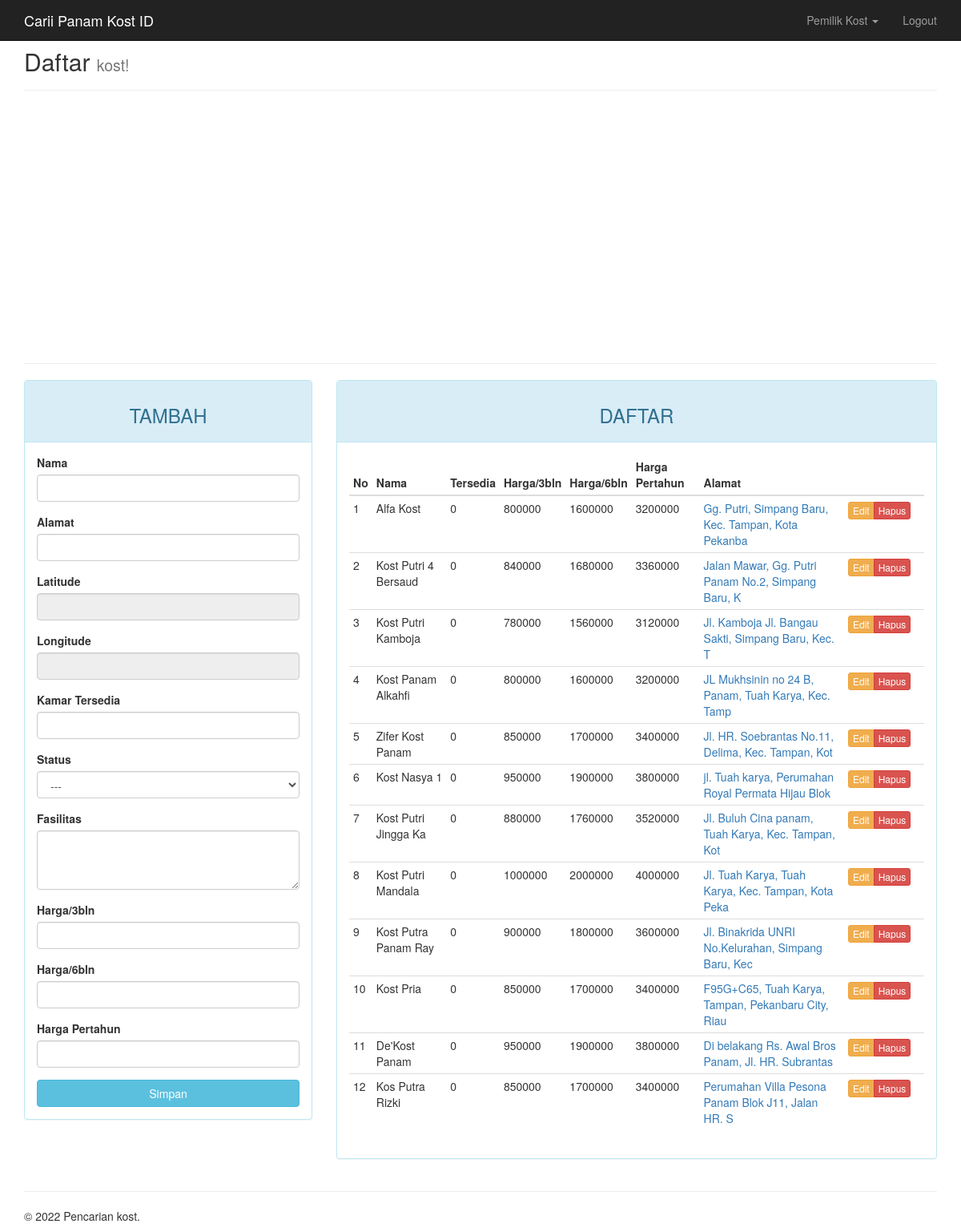
The app's page /?page=kost (signed in) with its own data.
### tables this page shows
CREATE TABLE `kost` (
  `id_kost` int(11) NOT NULL,
  `id_pemilik` int(11) NOT NULL,
  `nama` varchar(20) NOT NULL,
  `alamat` varchar(50) NOT NULL,
  `latitude` float NOT NULL,
  `longitude` float NOT NULL,
  `tersedia` int(2) NOT NULL,
  `status` enum('Laki-laki','Perempuan') DEFAULT NULL,
  `fasilitas` text NOT NULL,
  `harga_3bulan` int(9) NOT NULL,
  `harga_6bulan` int(9) NOT NULL,
  `harga_pertahun` int(9) NOT NULL,
  `pengunjung` int(11) DEFAULT NULL
);

### page/kost.php (the view, shortened to what this page needs)
<?php
$update = (isset($_GET['action']) AND $_GET['action'] == 'update') ? true : false;
?>
<div class="container">
	<div class="page-header">
		<h2>Daftar <small>kost!</small></h2>
	</div>
	<div class="row">
		<div class="col-md-12">
			<div id="map" style="width:100%; height:300px"></div>
		</div>
	</div>
	<hr>
	<div class="row">
		<div class="col-md-4">
		    <div class="panel panel-<?= ($update) ? "warning" : "info" ?>">
		        <div class="panel-heading"><h3 class="text-center"><?= ($update) ? "EDIT" : "TAMBAH" ?></h3></div>
		        <div class="panel-body">
		            <form action="<?=$_SERVER['REQUEST_URI']?>" method="POST">
		                <div class="form-group">
	                    <label for="nama">Nama</label>
	                    <input type="text" name="nama" class="form-control" <?= (!$update) ?: 'value="'.$row["nama"].'"' ?>>
		                </div>
		                <div class="form-group">
	                    <label for="alamat">Alamat</label>
	                    <input type="text" name="alamat" class="form-control" <?= (!$update) ?: 'value="'.$row["alamat"].'"' ?>>
		                </div>
		                <div class="form-group">
	                    <label for="latitude">Latitude</label>
											<input type="text" id="latitude2" class="form-control" disabled <?= (!$update) ?: 'value="'.$row["latitude"].'"' ?>>
		                </div>
		                <div class="form-group">
	                    <label for="longitude">Longitude</label>
											<input type="text" id="longitude2" class="form-control" disabled <?= (!$update) ?: 'value="'.$row["longitude"].'"' ?>>
		                </div>
		                <div class="form-group">
	                    <label for="tersedia">Kamar Tersedia</label>
	                    <input type="text" name="tersedia" class="form-control" <?= (!$update) ?: 'value="'.$row["tersedia"].'"' ?>>
		                </div>
		                <div class="form-group">
	                    <label for="status">Status</label>
											<select class="form-control" name="status">
												<option>---</option>
											</select>
		                </div>
		                <div class="form-group">
	                    <label for="fasilitas">Fasilitas</label>
											<textarea name="fasilitas" rows="3" class="form-control"><?= ($update) ? $row["tersedia"] : "" ?></textarea>
		                </div>
		                <div class="form-group">
	                    <label for="harga_3bulan">Harga/3bln</label>
	                    <input type="text" name="harga_3bulan" class="form-control" <?= (!$update) ?: 'value="'.$row["harga_3bulan"].'"' ?>>
		                </div>
		                <div class="form-group">
	                    <label for="harga_6bulan">Harga/6bln</label>
	                    <input type="text" name="harga_6bulan" class="form-control" <?= (!$update) ?: 'value="'.$row["harga_6bulan"].'"' ?>>
		                </div>
		                <div class="form-group">
	                    <label for="harga_pertahun">Harga Pertahun</label>
	                    <input type="text" name="harga_pertahun" class="form-control" <?= (!$update) ?: 'value="'.$row["harga_pertahun"].'"' ?>>
		                </div>
		                <button type="submit" class="btn btn-<?= ($update) ? "warning" : "info" ?> btn-block">Simpan</button>
		            </form>
		        </div>
		    </div>
		</div>
		<div class="col-md-8">
		    <div class="panel panel-info">
		        <div class="panel-heading"><h3 class="text-center">DAFTAR</h3></div>
		        <div class="panel-body">
		            <table class="table table-condensed">
		                <thead>
		                    <tr>
		                        <th>No</th>
														<th>Nama</th>
		                        <th>Tersedia</th>
		                        <th>Harga/3bln</th>
		                        <th>Harga/6bln</th>
		                        <th>Harga Pertahun</th>
		                        <th>Alamat</th>
		                        <th></th>
		                    </tr>
		                </thead>
		                <tbody>
                      <?php
                      $no = 1;
                      if ($query = $connection->query("SELECT * FROM kost WHERE id_pemilik=$_SESSION[id]")):
                        while($row = $query->fetch_assoc()){
                        echo "<tr>
                          <td>$no</td>
                          <td>$row[nama]</td>
                          <td>$row[tersedia]</td>
                          <td>$row[harga_3bulan]</td>
                          <td>" . $row['harga_3bulan'] * 2 . "</td>
                          <td>" . $row['harga_3bulan'] * 4 . "</td>
                          <td>
                            <a class='view-map' href='#top'
                              data-id='$row[id_kost]'
                              data-nama='$row[nama]'
                              data-tersedia='$row[tersedia]'
                              data-lat='$row[latitude]'
                              data-lng='$row[longitude]'
                              data-harga3='$row[harga_3bulan]'
                              data-harga6='" . $row['harga_3bulan'] * 2 . "'
                              data-hargatahun='" . $row['harga_3bulan'] * 4 . "'>
                              $row[alamat]
                            </a>
                          </td>
                          <td style='width: 100px'>
                            <div class='btn-group'>
                              <a href='?page=kost&action=update&key=$row[id_kost]?>' class='btn btn-warning btn-xs'>Edit</a>
                              <a href='?page=kost&action=delete&key=$row[id_kost]?>' class='btn btn-danger btn-xs'>Hapus</a>
                            </div>
                          </td>
                        </tr>";
                        $no++;
                        }
                      endif
                      ?>
		                </tbody>
		            </table>
		        </div>
		    </div>
		</div>
	</div>
</div>

### records on screen
kost: nama "Alfa Kost", tersedia "0", harga_3bulan "800000", $row['harga_3bulan']*2 "1600000", $row['harga_3bulan']*4 "3200000", alamat "Gg. Putri, Simpang Baru, Kec. Tampan, Kota Pekanba"
kost: nama "Kost Putri 4 Bersaud", tersedia "0", harga_3bulan "840000", $row['harga_3bulan']*2 "1680000", $row['harga_3bulan']*4 "3360000", alamat "Jalan Mawar, Gg. Putri Panam No.2, Simpang Baru, K"
kost: nama "Kost Putri Kamboja", tersedia "0", harga_3bulan "780000", $row['harga_3bulan']*2 "1560000", $row['harga_3bulan']*4 "3120000", alamat "Jl. Kamboja Jl. Bangau Sakti, Simpang Baru, Kec. T"
kost: nama "Kost Panam Alkahfi", tersedia "0", harga_3bulan "800000", $row['harga_3bulan']*2 "1600000", $row['harga_3bulan']*4 "3200000", alamat "JL Mukhsinin no 24 B, Panam, Tuah Karya, Kec. Tamp"
kost: nama "Zifer Kost Panam", tersedia "0", harga_3bulan "850000", $row['harga_3bulan']*2 "1700000", $row['harga_3bulan']*4 "3400000", alamat "Jl. HR. Soebrantas No.11, Delima, Kec. Tampan, Kot"
kost: nama "Kost Nasya 1", tersedia "0", harga_3bulan "950000", $row['harga_3bulan']*2 "1900000", $row['harga_3bulan']*4 "3800000", alamat "jl. Tuah karya, Perumahan Royal Permata Hijau Blok"
kost: nama "Kost Putri Jingga Ka", tersedia "0", harga_3bulan "880000", $row['harga_3bulan']*2 "1760000", $row['harga_3bulan']*4 "3520000", alamat "Jl. Buluh Cina panam, Tuah Karya, Kec. Tampan, Kot"
kost: nama "Kost Putri Mandala", tersedia "0", harga_3bulan "1000000", $row['harga_3bulan']*2 "2000000", $row['harga_3bulan']*4 "4000000", alamat "Jl. Tuah Karya, Tuah Karya, Kec. Tampan, Kota Peka"
kost: nama "Kost Putra Panam Ray", tersedia "0", harga_3bulan "900000", $row['harga_3bulan']*2 "1800000", $row['harga_3bulan']*4 "3600000", alamat "Jl. Binakrida UNRI No.Kelurahan, Simpang Baru, Kec"
kost: nama "Kost Pria", tersedia "0", harga_3bulan "850000", $row['harga_3bulan']*2 "1700000", $row['harga_3bulan']*4 "3400000", alamat "F95G+C65, Tuah Karya, Tampan, Pekanbaru City, Riau"
kost: nama "De'Kost Panam", tersedia "0", harga_3bulan "950000", $row['harga_3bulan']*2 "1900000", $row['harga_3bulan']*4 "3800000", alamat "Di belakang Rs. Awal Bros Panam, Jl. HR. Subrantas"
kost: nama "Kos Putra Rizki", tersedia "0", harga_3bulan "850000", $row['harga_3bulan']*2 "1700000", $row['harga_3bulan']*4 "3400000", alamat "Perumahan Villa Pesona Panam Blok J11, Jalan HR. S"

### other values on screen
$_SESSION["nama"] "Pemilik Kost"
